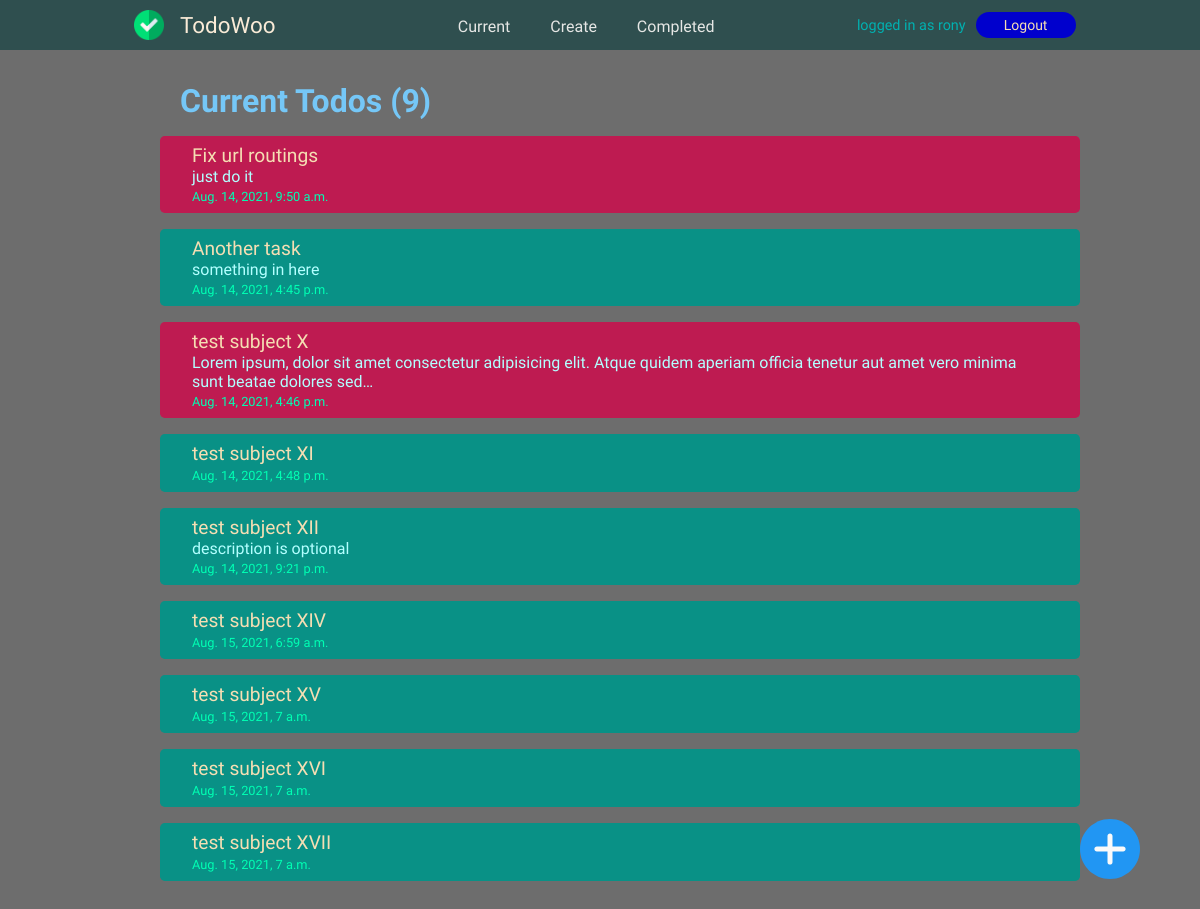
/current/ (signed in), run on the app's committed database.
### todo/models.py (models this page shows, shortened)
class Todo(models.Model):
    title = models.CharField(max_length=150)
    description = models.TextField(blank=True)
    important = models.BooleanField()
    date_created = models.DateTimeField(auto_now_add=True)
    date_completed = models.DateTimeField(blank=True, null=True)
    author = models.ForeignKey(User, on_delete=models.CASCADE)

### todo/views.py (the view)
# urls.py: path('current/', views.currentodo, name="currentodo"),
@login_required
def currentodo(request):
    todos = Todo.objects.filter(author=request.user, date_completed__isnull=True)
    totaltodos = len(todos)
    notempty = bool(totaltodos)
    return render(request, 'todo/currenttodos.html', {'todos': todos, 'notempty': notempty, 'totaltodos': totaltodos})

### todo/templates/todo/currenttodos.html (shortened to what this page needs)
{% extends 'todo/base.html' %}
{% block content %}
{% load static %}
<div class="container">
    {% if notempty %}
    <h2 class="title">Current Todos&nbsp;({{ totaltodos }})</h2>
    <ul>
        {% for todo in todos %}
        {% if todo.important %}
        <a href="{% url 'viewtodo' todo.pk %}"><li class="important">
            <span class="todo-title">{{ todo.title }}</span><br>
            {% if todo.description %}
            <span class="todo-description">{{ todo.description|truncatechars:140 }}</span><br>
            {% endif %}
            <span class="date-created date-added">{{ todo.date_created }}</span>
        </li>
        </a>
        {% else %}
        <a href="{% url 'viewtodo' todo.pk %}"><li class="normal">
            <span class="todo-title">{{ todo.title }}</span><br>
            {% if todo.description %}
            <span class="todo-description">{{ todo.description|truncatechars:140 }}</span><br>
            {% endif %}
            <span class="date-created date-added">{{ todo.date_created }}</span>
        </li>
        </a>
        {% endif %}
        {% endfor %}
    </ul>
    {% endif %}
    <div class="create-round">
        <a href="{% url 'createtodo' %}"><img src="{% static 'todo/plus.svg' %}" alt="add" title="Create" width="60"></a>
    </div>
</div>
{% endblock content %}

### todo/templates/todo/base.html
<!DOCTYPE html>
<html>
    <head>
        {% load static %}
        <link rel="stylesheet" href="{% static 'todo/navbar.css' %}">
        <link rel="stylesheet" href="{% static 'todo/content.css' %}">
    </head>
    <body>
        <header>
            <nav class="navbar">
                <div class="logotitle">
                    <img src="{% static 'todo/check.png' %}" width="50" class="logo">
                    <a href="/"><span class="sitetitle">TodoWoo</span></a>
                </div>
                <div>
                    <ul class="navitems">
                        {% if user.is_authenticated %}
                        <li><a class="navlink" href="{% url 'currentodo' %}">Current</a></li>
                        <li><a class="navlink" href="{% url 'createtodo' %}">Create</a></li>
                        <li><a class="navlink" href="{% url 'completedtodos' %}">Completed</a></li>
                        {% endif %}
                    </ul>
                </div>
                <div class="user">
                    {% if user.is_authenticated %}
                    <span>logged in as {{ user.username }}</span>
                    <form action="{% url 'logoutuser' %}" method="POST">{% csrf_token %}
                        <input class="user_buttun" type="submit" value="Logout">
                    </form>
                    {% else %}
                    <button class="user_buttun"><a href="{% url 'signupuser' %}">SignUp</a></button>
                    <button class="user_buttun"><a href="{% url 'loginuser' %}">Log in</a></button>
                    {% endif %}
                </div>
            </nav>
        </header>
        {% block content %}{% endblock content %}
    </body>
</html>

### todo/static/todo/navbar.css (style rules this page uses)
* { font-family: 'Ubuntu', sans-serif;; font-size: 16px; margin: 0; box-sizing: border-box; }
body { background-color: rgb(109, 109, 109); overflow-x: hidden; }
ul.navitems li { font-size: 18px; display: inline-block; padding: 0px 1em; }
nav { background-color: darkslategrey; display: grid; grid-template-columns: auto auto auto; justify-content: space-evenly; align-items: center; }
div.logotitle .logo { padding: 10px; display: inline-block; }
.user_buttun { color: wheat; background-color: mediumblue; border-radius: 20px; border: 0px; margin: 10px 0px; padding: 5px; width: 100px; font-size: 14px; transition: 0.2s, box-shadow 0.1s; }
a:link, a:visited { text-decoration: none; color: rgb(230, 231, 229); }
span.sitetitle { color: antiquewhite; padding: 0; font-size: 1.4em; padding-left: 0.25em; }
div.logotitle { display: grid; grid-template-columns: auto auto; align-items: center; }
div.user { display: grid; grid-template-columns: auto auto; align-items: center; grid-gap: 0px 10px; }
div.user span { font-weight: 100; color: rgb(0, 177, 177); font-size: 0.9em; }

### todo/static/todo/content.css (style rules this page uses)
div.container { color: #00ced1; margin-top: 0.5em; align-items: center; min-height: 30em; position: relative; }
div.container ul { margin: 0 10% 3em; }
div.container ul li { text-align: left; list-style: none; padding: 0.5em 2em; margin: 0px 0 1em; border-radius: 0.3em; color: wheat; }
div.container ul li.normal { background-color: rgb(9, 145, 134); }
div.container ul li.important { background-color: rgb(190, 27, 81); }
span.todo-title { font-size: 1.2em; }
span.date-created { font-size: 0.8em; color:rgb(252, 234, 201); }
h2 { text-align: center; color: rgb(66, 255, 255); font-size: 2em; padding: 0.5em 0 0.5em; }
h2.title { color: rgb(117, 199, 247); text-align: left; margin: 0.5em 0 0 15%; }
span.date-added { color: #00ffb3; }
.create-round { position: fixed; right: 5%; bottom: 1em; font-size: 2.5em; justify-content: center; align-items: center; }
span.todo-description { color: rgb(179, 255, 255); }

### data on the page
Todo: title "Fix url routings", description "just do it", date_created "Aug. 14, 2021, 9:50 a.m."
Todo: title "Another task", description "something in here", date_created "Aug. 14, 2021, 4:45 p.m."
Todo: title "test subject X", description "Lorem ipsum, dolor sit amet consectetur adipisicing elit. Atque quidem aperiam officia tenetur aut amet vero minima sunt beatae dolores sed…", date_created "Aug. 14, 2021, 4:46 p.m."
Todo: title "test subject XI", date_created "Aug. 14, 2021, 4:48 p.m."
Todo: title "test subject XII", description "description is optional", date_created "Aug. 14, 2021, 9:21 p.m."
Todo: title "test subject XIV", date_created "Aug. 15, 2021, 6:59 a.m."
Todo: title "test subject XV", date_created "Aug. 15, 2021, 7 a.m."
Todo: title "test subject XVI", date_created "Aug. 15, 2021, 7 a.m."
Todo: title "test subject XVII", date_created "Aug. 15, 2021, 7 a.m."

### other printed values
{{ user.username }} "rony"
{{ totaltodos }} "9"
